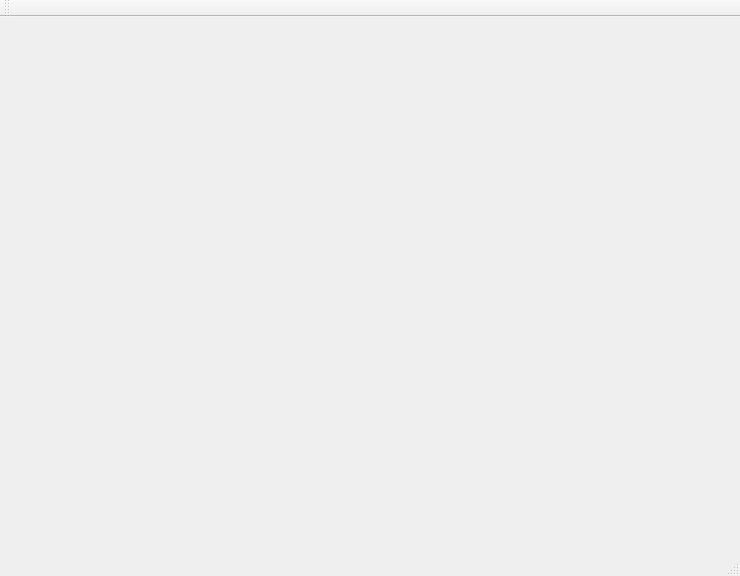
<?xml version="1.0" encoding="UTF-8"?>
<ui version="4.0">
 <class>MainWindow</class>
 <widget class="QMainWindow" name="MainWindow">
  <property name="geometry">
   <rect>
    <x>0</x>
    <y>0</y>
    <width>740</width>
    <height>576</height>
   </rect>
  </property>
  <property name="windowTitle">
   <string>MainWindow</string>
  </property>
  <widget class="QWidget" name="centralWidget"/>
  <widget class="QMenuBar" name="menuBar">
   <property name="geometry">
    <rect>
     <x>0</x>
     <y>0</y>
     <width>740</width>
     <height>26</height>
    </rect>
   </property>
  </widget>
  <widget class="QToolBar" name="mainToolBar">
   <attribute name="toolBarArea">
    <enum>TopToolBarArea</enum>
   </attribute>
   <attribute name="toolBarBreak">
    <bool>false</bool>
   </attribute>
  </widget>
  <widget class="QStatusBar" name="statusBar"/>
 </widget>
 <layoutdefault spacing="6" margin="11"/>
 <resources/>
 <connections/>
</ui>
